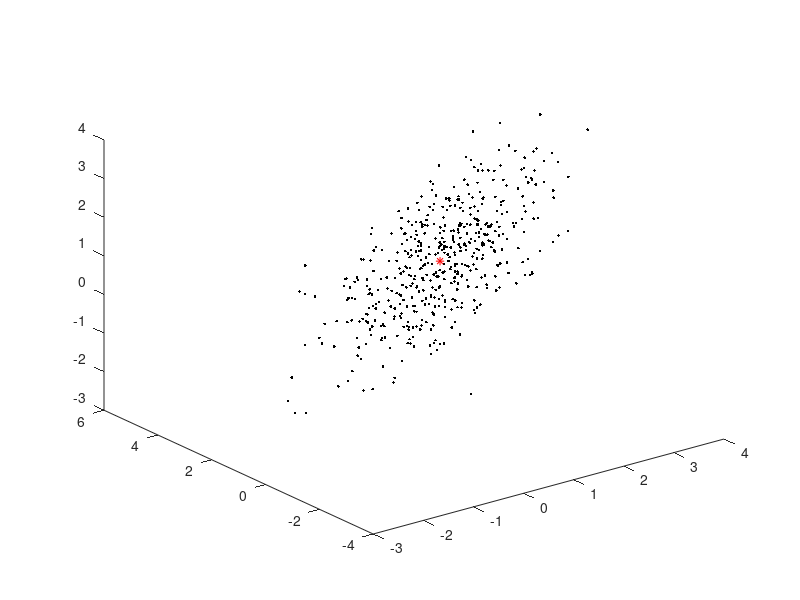
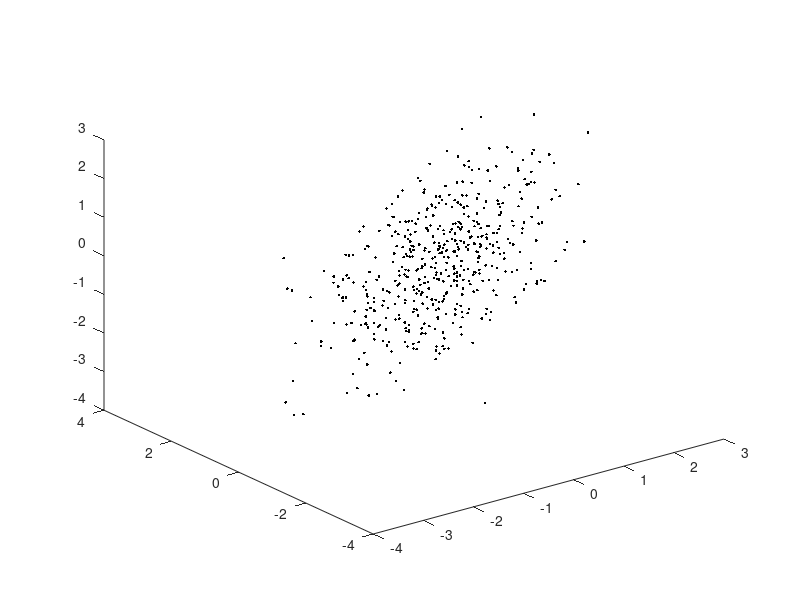
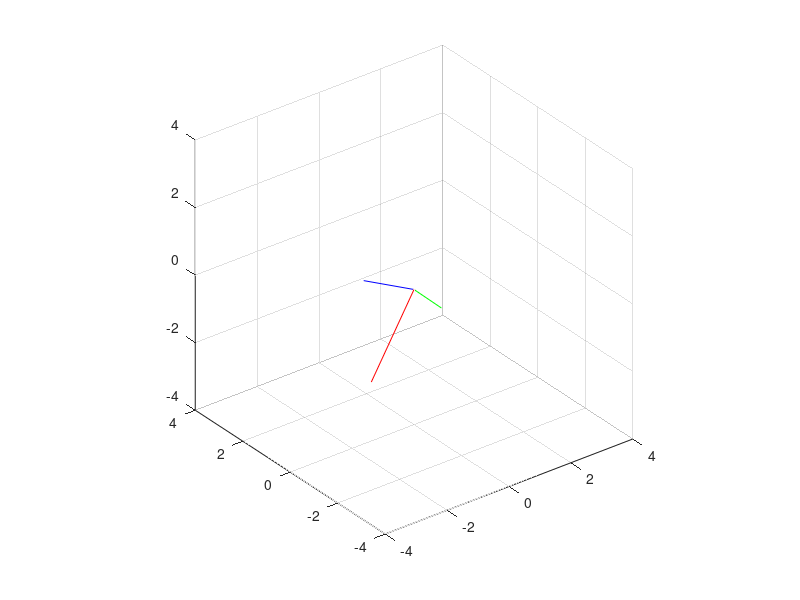

MATLAB code to generate these figures, in order:
% 1. Load the file cloud.mat. This file contains a matrix X with N = 500
% datapoints in R3.

close all

x = load('cloud');

% 2. Make a scatter plot of the 500 data points, represented as black dots
% in 3D space (Hint: use the command plot3, and check its help file to
% understand how to use it. It may also help to check the ’LineSpec’
% option in the help file of the command plot to see how you can plot
% individual points without connecting lines.).

figure;
plot3(x.X(1,:),x.X(2,:),x.X(3,:),'k.')


% 3. On the same plot, indicate the mean of the data with an asterisk (*)
% in red.

mean_x = mean(x.X,2);
hold on
plot3(mean_x(1),mean_x(2),mean_x(3),'r*')

% 4. Make a new matrix B, which is in mean-deviation form (this means
% that you subtract the mean from each data point).

B = x.X - mean_x;

% 5. Create a new figure, with the same scatter plot as before, but now
% using the data points in the mean-deviation form. This means that
% the cloud of data should be centered around the origin.

figure;
plot3(B(1,:),B(2,:),B(3,:),'k.')


% 6. Compute the 3 principal components of the data.

[U,S,V] = svd(B);

% 7. Perform a change of variables by projecting the 3D data on the three
% principal components, yielding three new variables y1, y2, y3.

y = U'*B;

% 8. Compute the variance of y1, y2, and y3 (use the command var).

var_y = var(y,0,2);

% 9. Compute the three eigenvalues of the sample covariance matrix S de-
% fined in Section 7.5 in Lay (S = 1/(N −1)BBT ), and compare with the
% values you obtained in the previous step. Explain what you observe.
% Hint: note that the principal components define the matrix P in an
% orthogonal diagonalization of S. Consider the variable y= P T xand
% its sample covariance matrix 1/(N−1)(P T B)(BT P ) = P T SP . Use the
% fact that the diagonal elements of a (sample) covariance matrix contain
% the variances of the individual entries of a multi-variate stochastic
% variable.

S = 1/(500-1)*(B*B');
[V_S,D_S] = eig(S);

% 10. Plot three lines through the origin in the direction of the three principal
% components (both the positive and negative parts). The length of
% each line should be equal to (2 times) the variance of the data in that
% particular direction. Use red for the first, blue for the second, and
% green for the third (you can again use the command plot3 here, but
% connect each point with a line).

figure;
plot3([0 2*sqrt(var_y(1))*U(1,1)],[0 2*sqrt(var_y(1))*U(2,1)],[0 2*sqrt(var_y(1))*U(3,1)],'r')
hold on
plot3([0 2*sqrt(var_y(2))*U(1,2)],[0 2*sqrt(var_y(2))*U(2,2)],[0 2*sqrt(var_y(2))*U(3,2)],'b')
plot3([0 2*sqrt(var_y(3))*U(1,3)],[0 2*sqrt(var_y(3))*U(2,3)],[0 2*sqrt(var_y(3))*U(3,3)],'g')

% 11. Make sure all axes of your plot cover an equal range (e.g., from -4 to
% 4). Hint: use the command axis.

axis([-4 4 -4 4 -4 4])

% 12. After plotting, add the following commands:
% •axis square (makes sure that the axes have the same scale)
% •grid on (adds grid lines)

axis square
grid on

% 13. Check by visual inspection: The three lines should be orthogonal
% (why?). The red line should point in the direction with highest vari-
% ance (why?). The green line should point in the direction with least
% variance (why?).

    % Red: first principal component, blue: second principal component, green:
    % third principal component. The lines are orthogonal because the
    % principal components are orthogonal. The red line points in the direction
    % with the highest variance because the first principal component is the
    % direction in which the data varies the most. The green line points in the
    % direction with the least variance because the third principal component
    % is the direction in which the data varies the least.
